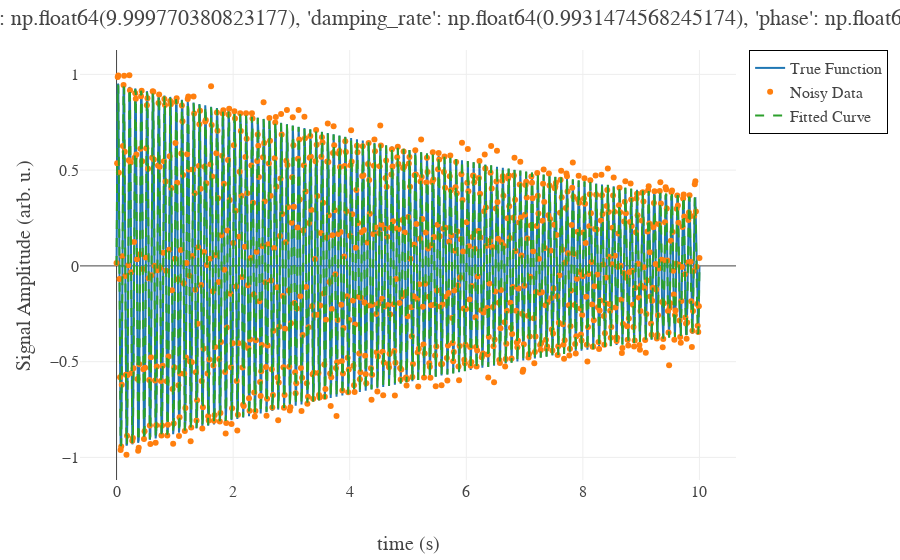

Notebook source saved alongside this figure:
### Code cell
# True model parameters
true_params: Dict[str, float] = dict(
    frequency=10.0, amplitude=1.0, damping_rate=0.1, phase=0.0
)


np_rng = np.random.default_rng(42)
# 1. Generate clean data
x_samp: npt.NDArray[np.float64] = np.linspace(0, 10, 1000)
y_clean: npt.NDArray[np.float64] = damp_sine_wave(x_samp, **true_params)

# 2. Add noise
rng = np.random.default_rng(seed=42)
noise: npt.NDArray[np.float64] = np_rng.normal(scale=0.05, size=x_samp.shape)
y_noisy = y_clean + noise


# 3. Define a wrapper for curve_fit
# Wrapper for curve_fit
def wrapper(
    x: npt.NDArray[np.float64],
    frequency: float,
    amplitude: float,
    damping_rate: float,
    phase: float,
) -> npt.NDArray[np.float64]:
    return damp_sine_wave(
        x,
        frequency=frequency,
        damping_rate=damping_rate,
        phase=phase,
        amplitude=amplitude,
    )


key_order = ("frequency", "amplitude", "damping_rate", "phase")

# 4. Fit data with perturbed initial guess
initial_guess = [true_params[k] for k in key_order]  # intentionally inaccurate
initial_guess = np.array(initial_guess)
initial_guess = (
    initial_guess + np_rng.normal(scale=0.9, size=initial_guess.shape) * initial_guess
)  # add some noise to the initial guess
print(initial_guess)
popt, pcov = curve_fit(wrapper, x_samp, y_noisy, p0=initial_guess)
fitted_params = dict(zip(["frequency", "damping_rate", "phase"], popt))

# 5. Visualize
fig = go.Figure().update_layout(width=900)

fig.add_trace(go.Scatter(name="True Function", mode="lines", x=x_samp, y=y_clean))
fig.add_trace(
    go.Scatter(
        name="Noisy Data", mode="markers", x=x_samp, y=y_noisy, line=dict(width=1)
    )
)
fig.add_trace(
    go.Scatter(
        name="Fitted Curve",
        mode="lines",
        x=x_samp,
        y=wrapper(x_samp, *popt),
        line=dict(dash="dash"),
    )
)

fig.update_layout(
    xaxis_title="time (s)",
    yaxis_title="Signal Amplitude (arb. u.)",
    title=f"Fitted Params: {fitted_params}",
)
fig.show()

### Figure 1 — Plotly figure (JSON) as saved in the notebook; plotly's stock layout.template omitted (floating-point values rounded to 4 significant figures; data arrays with more than 128 entries replaced by an {"elided": "..."} marker saying what was removed)
{"data": [{"mode": "lines", "name": "True Function", "type": "scatter", "x": {"elided": "1000 float values"}, "y": {"elided": "1000 float values"}}, {"line": {"width": 1}, "mode": "markers", "name": "Noisy Data", "type": "scatter", "x": {"elided": "1000 float values"}, "y": {"elided": "1000 float values"}}, {"line": {"dash": "dash"}, "mode": "lines", "name": "Fitted Curve", "type": "scatter", "x": {"elided": "1000 float values"}, "y": {"elided": "1000 float values"}}], "layout": {"title": {"text": "Fitted Params: {'frequency': np.float64(9.999770380823177), 'damping_rate': np.float64(0.9931474568245174), 'phase': np.float64(0.09861836879537521)}"}, "width": 900, "xaxis": {"title": {"text": "time (s)"}}, "yaxis": {"title": {"text": "Signal Amplitude (arb. u.)"}}}}
